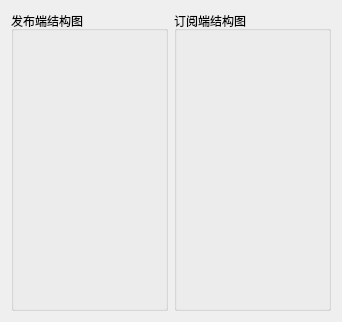
<?xml version="1.0" encoding="UTF-8"?>
<ui version="4.0">
 <class>StructureGraph</class>
 <widget class="QWidget" name="StructureGraph">
  <property name="geometry">
   <rect>
    <x>0</x>
    <y>0</y>
    <width>342</width>
    <height>322</height>
   </rect>
  </property>
  <property name="windowTitle">
   <string>Form</string>
  </property>
  <layout class="QGridLayout" name="gridLayout">
   <item row="0" column="1">
    <widget class="QGroupBox" name="subscribleWidget">
     <property name="title">
      <string>订阅端结构图</string>
     </property>
    </widget>
   </item>
   <item row="0" column="0">
    <widget class="QGroupBox" name="releaseGraphWidget">
     <property name="title">
      <string>发布端结构图</string>
     </property>
    </widget>
   </item>
  </layout>
 </widget>
 <resources/>
 <connections/>
</ui>
